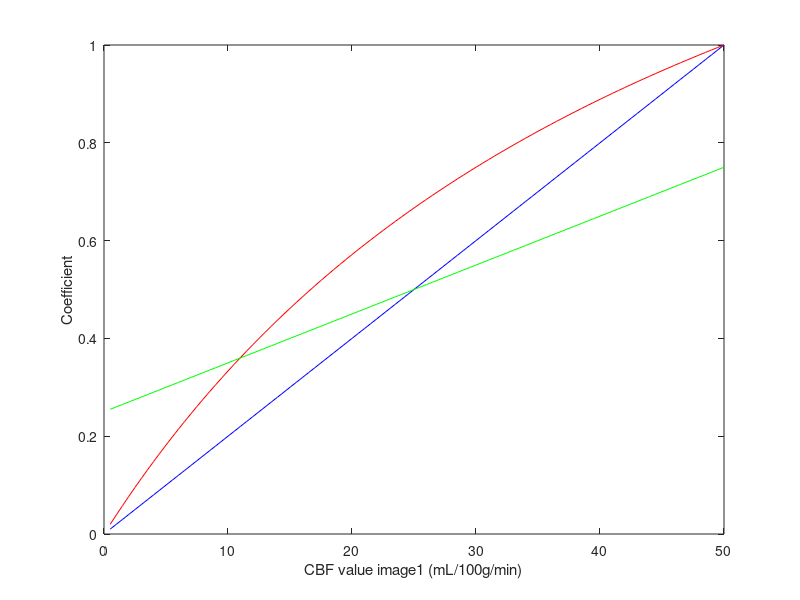

The MATLAB source for this figure:
IM1     = [0.5:0.5:50];
IM2     = ones(1,100).*50;
% blue fuzzy Tanimoto
% red  fuzzy Dice
figure(1);plot(IM1,IM1./IM2,'b',IM1,IM1./((IM1+IM2)./2) ,'r',IM1,(IM1+IM2)./100-0.25 ,'g')
xlabel('CBF value image1 (mL/100g/min)');
ylabel('Coefficient');